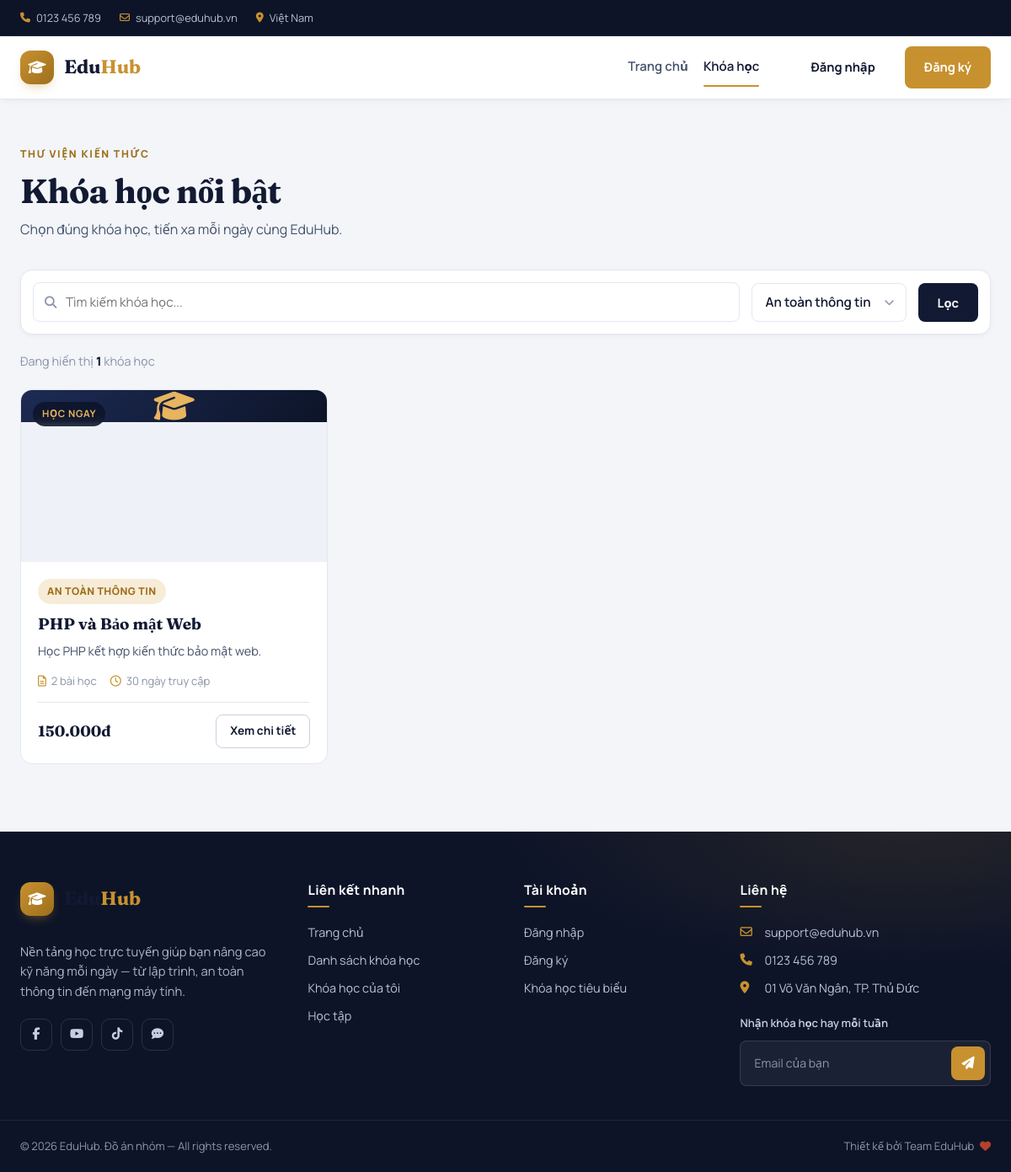
Page /courses.php?category=2 on the committed database.
### tables this page shows
CREATE TABLE courses (
    id INT UNSIGNED AUTO_INCREMENT PRIMARY KEY,

    category_id INT UNSIGNED DEFAULT NULL,

    title VARCHAR(255) NOT NULL,

    slug VARCHAR(255) NOT NULL UNIQUE,

    description TEXT,

    thumbnail VARCHAR(255) DEFAULT NULL,

    price DECIMAL(12,2)
        NOT NULL DEFAULT 0,

    duration_days INT
        NOT NULL DEFAULT 30,

    status ENUM(
        'draft',
        'published'
    )
    NOT NULL DEFAULT 'published',

    created_at TIMESTAMP
        DEFAULT CURRENT_TIMESTAMP,

    updated_at TIMESTAMP
        DEFAULT CURRENT_TIMESTAMP
        ON UPDATE CURRENT_TIMESTAMP,

    CONSTRAINT fk_courses_category
        FOREIGN KEY (category_id)
        REFERENCES categories(id)
        ON DELETE SET NULL
);

CREATE TABLE categories (
    id INT UNSIGNED AUTO_INCREMENT PRIMARY KEY,

    name VARCHAR(100) NOT NULL UNIQUE,

    slug VARCHAR(120) NOT NULL UNIQUE,

    description TEXT,

    created_at TIMESTAMP
        DEFAULT CURRENT_TIMESTAMP
);

### includes/db.php (called while the page is built, shortened)
<?php
if (!function_exists('url')) {
    function url(string $path = ''): string
    {
        return BASE_URL . '/' . $path;
    }
}
if (!function_exists('e')) {
    function e(?string $value): string
    {
        return htmlspecialchars((string)$value, ENT_QUOTES, 'UTF-8');
    }
}
if (!function_exists('money')) {
    function money($amount): string
    {
        return number_format((float)$amount, 0, ',', '.') . 'đ';
    }
}
if (!function_exists('priceLabel')) {
    function priceLabel($amount): string
    {
        return (float)$amount <= 0 ? 'Miễn phí' : money($amount);
    }
}

### courses.php (the view, shortened to what this page needs)
<?php
require_once __DIR__ . '/includes/head.php';
require_once __DIR__ . '/includes/header.php';
$q    = trim($_GET['q'] ?? '');
$cat  = (int)($_GET['category'] ?? 0);
$page = max(1, (int)($_GET['page'] ?? 1));
$cats = $pdo->query("SELECT id, name FROM categories ORDER BY name")->fetchAll();
$where  = ["c.status = 'published'"];
$params = [];
if ($cat > 0) {
    $where[]  = "c.category_id = ?";
    $params[] = $cat;
}
$whereSql = implode(' AND ', $where);
$countStmt = $pdo->prepare("SELECT COUNT(*) FROM courses c WHERE $whereSql");
$countStmt->execute($params);
$total = (int)$countStmt->fetchColumn();
$perPage = 6;
$offset = ($page - 1) * $perPage;
$stmt = $pdo->prepare(
    "SELECT c.*, cat.name AS category_name,
            (SELECT COUNT(*) FROM lessons l WHERE l.course_id = c.id) AS lesson_count
     FROM courses c
     LEFT JOIN categories cat ON cat.id = c.category_id
     WHERE $whereSql
     ORDER BY c.created_at DESC, c.id DESC
     LIMIT $perPage OFFSET $offset"
);
$stmt->execute($params);
$courses = $stmt->fetchAll();
?>
<div class="courses-page">
    <div class="container">
        <div class="page-head">
            <span class="eyebrow">Thư viện kiến thức</span>
            <h1 class="page-title">Khóa học nổi bật</h1>
            <p class="page-sub">Chọn đúng khóa học, tiến xa mỗi ngày cùng EduHub.</p>
        </div>
        <form class="filter-bar" method="get">
            <div class="search-field">
                <i class="fa-solid fa-magnifying-glass"></i>
                <input type="text" name="q" value="<?= e($q) ?>" placeholder="Tìm kiếm khóa học...">
            </div>
            <div class="select-field">
                <select name="category">
                    <?php foreach ($cats as $c): ?>
                        <option value="<?= (int)$c['id'] ?>" <?= $cat === (int)$c['id'] ? 'selected' : '' ?>>
                            <?= e($c['name']) ?>
                        </option>
                    <?php endforeach; ?>
                </select>
            </div>
            <button type="submit" class="btn btn-primary">Lọc</button>
        </form>
        <p class="result-count">Đang hiển thị <strong><?= $total ?></strong> khóa học</p>
        <?php if ($courses): ?>
            <div class="course-grid">
                <?php foreach ($courses as $c):
                    $hasThumb  = trim((string)($c['thumbnail'] ?? ''));
                    $thumbUrl  = $hasThumb !== '' ? url($c['thumbnail']) : '';
                    $detailUrl = url('course-detail.php?id=' . (int)$c['id']);
                    $free      = (float)$c['price'] <= 0;
                ?>
                    <article class="course-card">
                        <a href="<?= $detailUrl ?>" class="course-media">
                            <?php if ($thumbUrl !== ''): ?>
                                <img src="<?= e($thumbUrl) ?>" alt="<?= e($c['title']) ?>" loading="lazy">
                            <?php else: ?>
                                <div class="course-media--ph"><i class="fa-solid fa-graduation-cap"></i></div>
                            <?php endif; ?>
                            <span class="course-badge"><?= $free ? 'Miễn phí' : 'Học ngay' ?></span>
                        </a>
                        <div class="course-body">
                            <span class="course-category"><?= e($c['category_name'] ?? 'Đa kỹ năng') ?></span>
                            <h3 class="course-title"><a href="<?= $detailUrl ?>"><?= e($c['title']) ?></a></h3>
                            <p class="course-desc"><?= e(mb_strimwidth((string)($c['description'] ?? ''), 0, 110, '…')) ?></p>
                            <div class="course-meta">
                                <span><i class="fa-regular fa-file-lines"></i> <?= (int)$c['lesson_count'] ?> bài học</span>
                                <span><i class="fa-regular fa-clock"></i> <?= (int)$c['duration_days'] ?> ngày truy cập</span>
                            </div>
                            <div class="course-footer">
                                <span class="course-price <?= $free ? 'free' : '' ?>"><?= priceLabel($c['price']) ?></span>
                                <a href="<?= $detailUrl ?>" class="btn btn-outline btn-sm">Xem chi tiết</a>
                            </div>
                        </div>
                    </article>
                <?php endforeach; ?>
            </div>
        <?php endif; ?>
    </div>
</div>
<?php require_once __DIR__ . '/includes/footer.php'; ?>

### rows in the picture
courses: shows "HỌC NGAY", category.name "AN TOÀN THÔNG TIN", title "PHP và Bảo mật Web", description "Học PHP kết hợp kiến thức bảo mật web.", lesson_count "2", duration_days "30", price "150.000đ"

### other values in the picture
$total "1"
form field category "An toàn thông tin"
